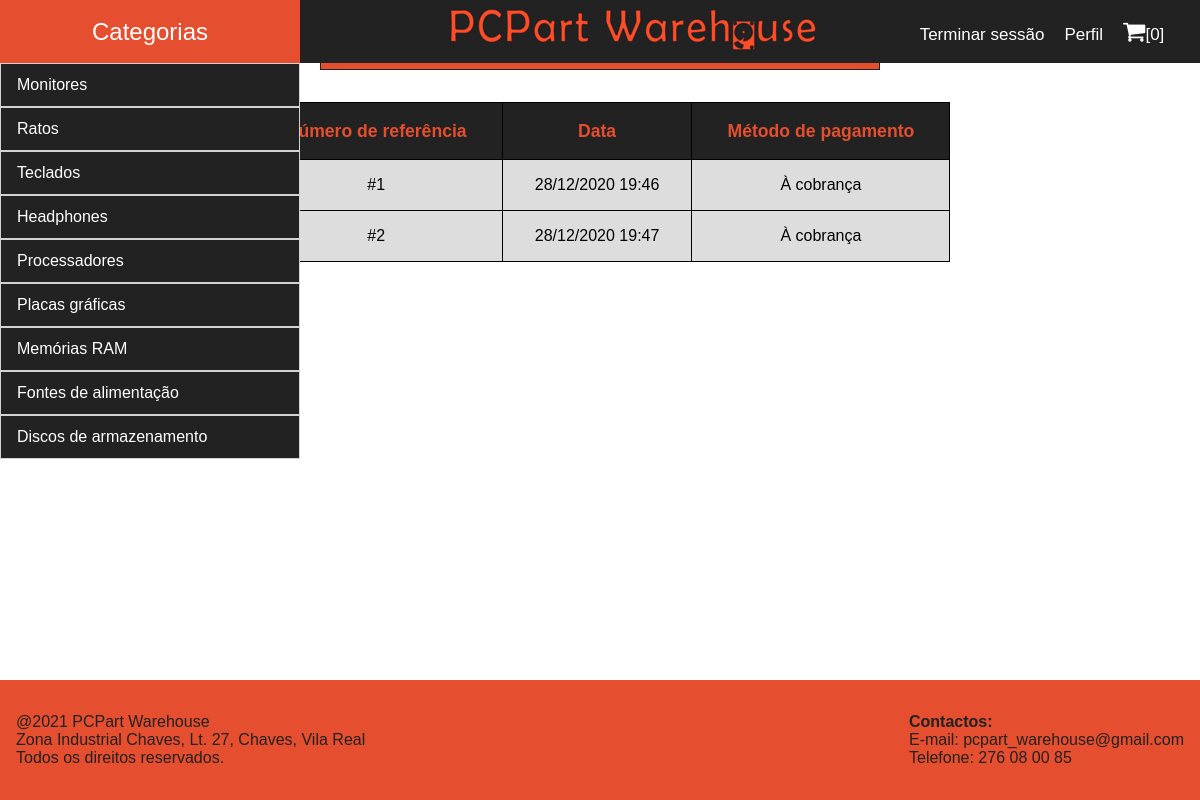
The app's page /action_check_encomendas.php (signed in) with its own data.
### tables this page shows
CREATE TABLE Encomenda(
  Num_referencia INTEGER PRIMARY KEY AUTOINCREMENT,
  Data DATE,
  Metodo_pagamento TEXT,
  Conta INTEGER REFERENCES Conta,
  Armazem INTEGER REFERENCES Armazem
);

### action_check_encomendas.php (called while the page is built, shortened)
<?php
  require_once('config/init.php');
  require_once('database/Order.php');
  $encomendas = getOrders($_SESSION['emailconta']);
  include('templates/header.php');
  include('templates/encomendas.php');
  include('templates/footer.php');
?>

### database/Order.php (called while the page is built, shortened)
<?php
  function getOrders($conta) {
    global $dbh;
    $stmt = $dbh->prepare('SELECT * FROM Encomenda WHERE Conta = ?');
    $stmt->execute(array($conta));
    return $stmt->fetchAll();
  }
?>

### templates/encomendas.php (the view)
  <section id="Orders">
    <body>
      <section class="order-list">
        <table>
          <tr>
            <td>Número de referência</td>
            <td>Data</td>
            <td>Método de pagamento</td>
          </tr>
          <?php foreach($encomendas as $encomenda) { ?>
            <tr>
              <td><a href="/action_select_encomenda.php?numref=<?=$encomenda['Num_referencia']?>">#<?=$encomenda['Num_referencia']?></a></td>
              <td><a href="/action_select_encomenda.php?numref=<?=$encomenda['Num_referencia']?>"><?=$encomenda['Data']?></td>
              <td><a href="/action_select_encomenda.php?numref=<?=$encomenda['Num_referencia']?>"><?=$encomenda['Metodo_pagamento']?></td>
            </tr>
          <?php } ?>
        </table>
      </section>
    </body>
  </section>
</div>

### css/headerstyle.css (style rules this page uses)
* { margin: 0; padding: 0; box-sizing: border-box; }

### css/encomendas.css (style rules this page uses)
#Orders table { margin: 2em auto 0 auto; border-collapse: collapse; font-family: sans-serif; }
#Orders tr { background-color: #ddd; }
#Orders tr:first-of-type { font-weight: bold; font-size: 1.1em; background-color: #222222; color: #e54e2e; }
#Orders td { border: 1px solid #000; border-collapse: collapse; text-decoration: none; padding: 1em 2em; text-align: center; }
#Orders td a { display: block; text-decoration: none; color: black; }

### records on screen
encomenda: Num_referencia "1", Data "28/12/2020 19:46", Metodo_pagamento "À cobrança"
encomenda: Num_referencia "2", Data "28/12/2020 19:47", Metodo_pagamento "À cobrança"

### other values on screen
GetNumberOfItemsCart() "0"
